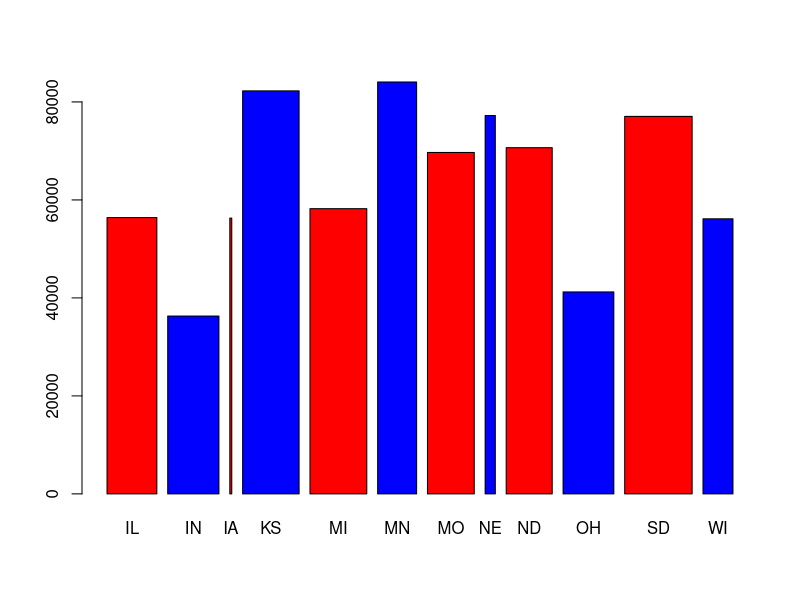

Reproduce this figure in R.
## ---- chunk 1
knitr::opts_chunk$set(echo = TRUE)
## ---- chunk 2
#north
north = state.area[which(state.region=="North Central")]
names(north) = state.abb[which(state.region=="North Central")]
south = state.area[which(state.region=="South")]
names(south) = state.abb[which(state.region=="South")]

## ---- chunk 3
#south
print(north)
print(south)
## ---- chunk 4
#test
my_test = sum(north) > sum(south)
print(my_test)

## ---- chunk 5
#my graph
barplot(north,south, col = c("red", "blue"))
